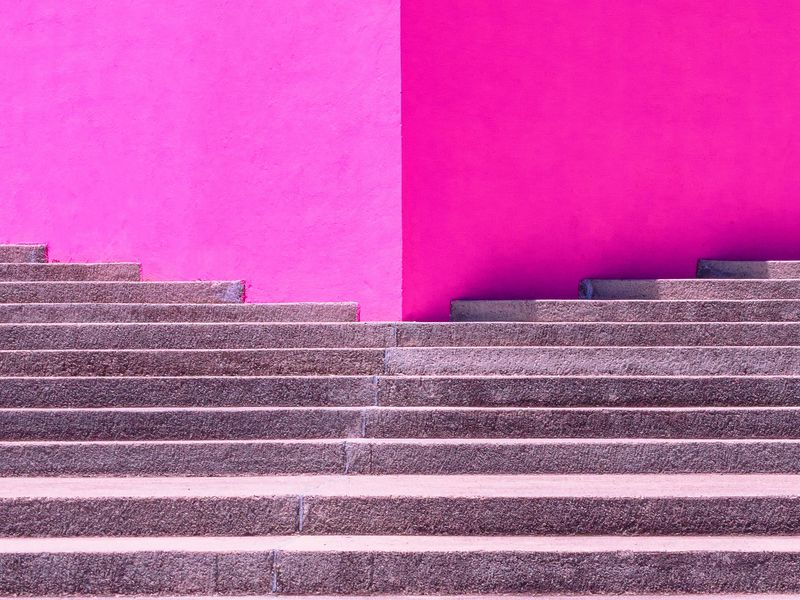
#> input picture opencv/blurlama_puruz_giderme/images.jpeg, 800 x 600 px
$ python main.py
#> lines starting #> are read from the running program, lines starting #| are printed output that depends on the picture
import cv2

img = cv2.imread("images.jpeg")
#> img is the input picture: shape (600, 800, 3); mean B, G, R 166.2, 89.8, 195.4


gaussian = cv2.GaussianBlur(img,(15,15),0)#  (yapıcalak gorsel, çekirdek boyutu ,sigma)  genel blurlama yapıyor.
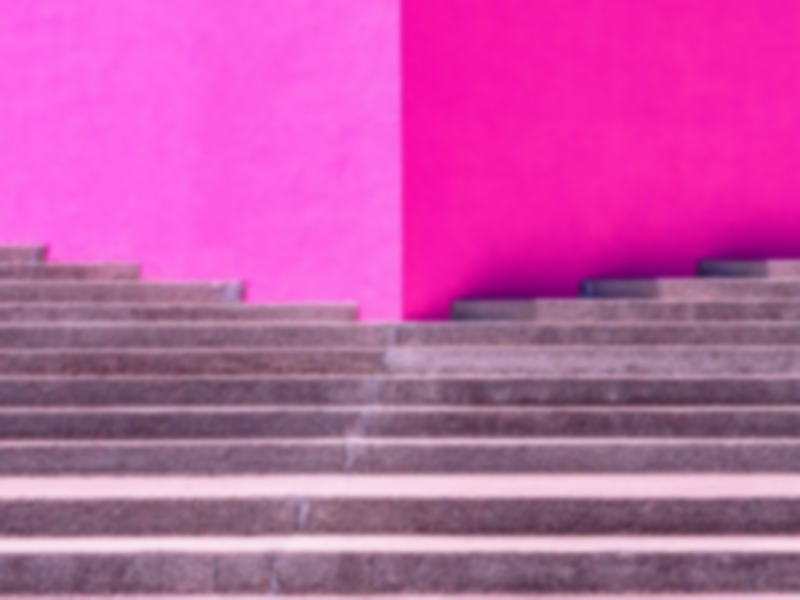
#> gaussian: shape (600, 800, 3); mean B, G, R 166.1, 89.8, 195.4

median = cv2.medianBlur(img,5) # gürültüyü gidermede kullanılır.
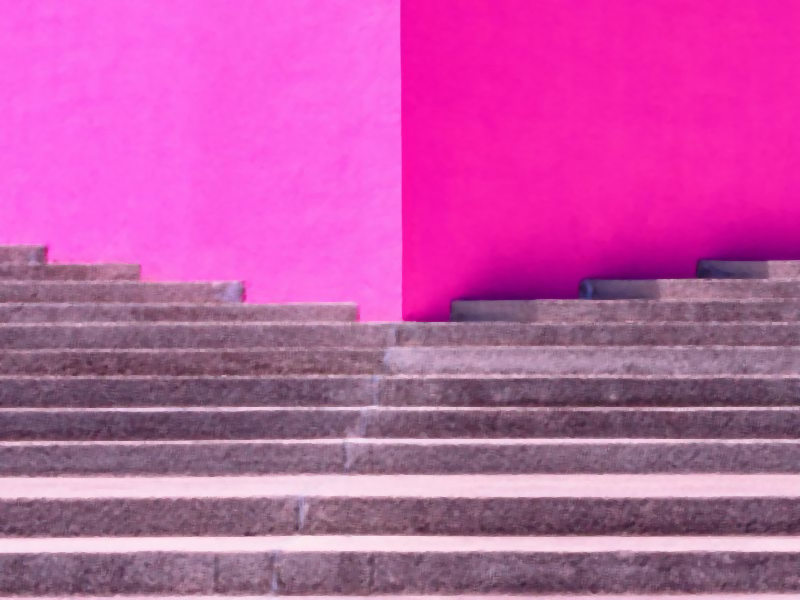
#> median: shape (600, 800, 3); mean B, G, R 165.7, 89.3, 195.1

bila = cv2.bilateralFilter(img,20,120,75) #kenar koruyarak blurlama performansı gaustan iyidr. kenarları korur. gaus her şeyi blurlar.


blur = cv2.blur(img,(5,5))

cv2.imshow("blur",blur)
cv2.imshow("bila",bila)
cv2.imshow("median",median)
cv2.imshow("gassuian",gaussian)
cv2.imshow("image",img)
cv2.waitKey(0)
cv2.destroyAllWindows()
